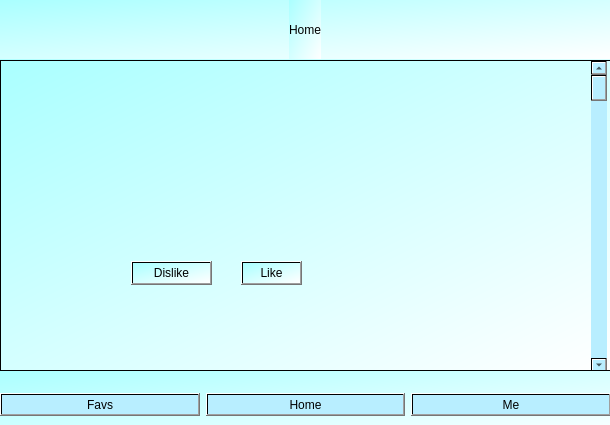
<?xml version="1.0" encoding="UTF-8"?>
<ui version="4.0">
 <class>index_nuser</class>
 <widget class="QDialog" name="index_nuser">
  <property name="windowModality">
   <enum>Qt::ApplicationModal</enum>
  </property>
  <property name="geometry">
   <rect>
    <x>0</x>
    <y>0</y>
    <width>610</width>
    <height>425</height>
   </rect>
  </property>
  <property name="windowTitle">
   <string>Dialog</string>
  </property>
  <property name="styleSheet">
   <string notr="true">background-color: qlineargradient(spread:pad, x1:0, y1:0, x2:1, y2:1, stop:0 rgba(170, 255, 255, 255), stop:1 rgba(255, 255, 255, 255));</string>
  </property>
  <widget class="QWidget" name="horizontalLayoutWidget">
   <property name="geometry">
    <rect>
     <x>0</x>
     <y>369</y>
     <width>611</width>
     <height>71</height>
    </rect>
   </property>
   <layout class="QHBoxLayout" name="horizontalLayout">
    <item>
     <widget class="QPushButton" name="likes">
      <property name="styleSheet">
       <string notr="true">color: qlineargradient(spread:pad, x1:0, y1:0, x2:1, y2:1, stop:1 rgba(0, 0, 0, 255));
background-color: qlineargradient(spread:pad, x1:0, y1:0, x2:1, y2:1, stop:1 rgba(184, 238, 255, 255));
font: 600 9pt &quot;Sitka Small Semibold&quot;;</string>
      </property>
      <property name="text">
       <string>Favs</string>
      </property>
     </widget>
    </item>
    <item>
     <widget class="QPushButton" name="home">
      <property name="styleSheet">
       <string notr="true">color: qlineargradient(spread:pad, x1:0, y1:0, x2:1, y2:1, stop:1 rgba(0, 0, 0, 255));
background-color: qlineargradient(spread:pad, x1:0, y1:0, x2:1, y2:1, stop:1 rgba(184, 238, 255, 255));
font: 600 9pt &quot;Sitka Small Semibold&quot;;</string>
      </property>
      <property name="text">
       <string>Home</string>
      </property>
     </widget>
    </item>
    <item>
     <widget class="QPushButton" name="me">
      <property name="styleSheet">
       <string notr="true">color: qlineargradient(spread:pad, x1:0, y1:0, x2:1, y2:1, stop:1 rgba(0, 0, 0, 255));
background-color: qlineargradient(spread:pad, x1:0, y1:0, x2:1, y2:1, stop:1 rgba(184, 238, 255, 255));
font: 600 9pt &quot;Sitka Small Semibold&quot;;</string>
      </property>
      <property name="text">
       <string>Me</string>
      </property>
     </widget>
    </item>
   </layout>
  </widget>
  <widget class="QScrollArea" name="scrollArea">
   <property name="geometry">
    <rect>
     <x>0</x>
     <y>60</y>
     <width>611</width>
     <height>311</height>
    </rect>
   </property>
   <property name="widgetResizable">
    <bool>true</bool>
   </property>
   <widget class="QWidget" name="scrollAreaWidgetContents">
    <property name="geometry">
     <rect>
      <x>0</x>
      <y>0</y>
      <width>609</width>
      <height>309</height>
     </rect>
    </property>
    <widget class="QScrollBar" name="verticalScrollBar">
     <property name="geometry">
      <rect>
       <x>590</x>
       <y>0</y>
       <width>16</width>
       <height>311</height>
      </rect>
     </property>
     <property name="styleSheet">
      <string notr="true">background-color: qlineargradient(spread:pad, x1:0, y1:0, x2:1, y2:1, stop:1 rgba(184, 238, 255, 255));
border-color: qlineargradient(spread:pad, x1:0, y1:0, x2:1, y2:1, stop:1 rgba(0, 0, 0, 255));
color: qlineargradient(spread:pad, x1:0, y1:0, x2:1, y2:1, stop:1 rgba(0, 0, 0, 255));</string>
     </property>
     <property name="orientation">
      <enum>Qt::Vertical</enum>
     </property>
    </widget>
    <widget class="QPushButton" name="dislike">
     <property name="geometry">
      <rect>
       <x>130</x>
       <y>200</y>
       <width>81</width>
       <height>24</height>
      </rect>
     </property>
     <property name="styleSheet">
      <string notr="true">color: qlineargradient(spread:pad, x1:0, y1:0, x2:1, y2:1, stop:1 rgba(0, 0, 0, 255));
</string>
     </property>
     <property name="text">
      <string>Dislike</string>
     </property>
     <property name="icon">
      <iconset resource="icons.qrc">
       <normaloff>:/ic/icons/x.png</normaloff>:/ic/icons/x.png</iconset>
     </property>
    </widget>
    <widget class="QPushButton" name="pushButton_2">
     <property name="geometry">
      <rect>
       <x>240</x>
       <y>200</y>
       <width>61</width>
       <height>24</height>
      </rect>
     </property>
     <property name="styleSheet">
      <string notr="true">color: qlineargradient(spread:pad, x1:0, y1:0, x2:1, y2:1, stop:1 rgba(0, 0, 0, 255));</string>
     </property>
     <property name="text">
      <string>Like</string>
     </property>
     <property name="icon">
      <iconset resource="icons.qrc">
       <normaloff>:/ic/icons/heart.png</normaloff>:/ic/icons/heart.png</iconset>
     </property>
    </widget>
   </widget>
  </widget>
  <widget class="QWidget" name="verticalLayoutWidget">
   <property name="geometry">
    <rect>
     <x>0</x>
     <y>0</y>
     <width>611</width>
     <height>59</height>
    </rect>
   </property>
   <layout class="QVBoxLayout" name="top">
    <item alignment="Qt::AlignHCenter">
     <widget class="QLabel" name="label">
      <property name="layoutDirection">
       <enum>Qt::LeftToRight</enum>
      </property>
      <property name="autoFillBackground">
       <bool>false</bool>
      </property>
      <property name="styleSheet">
       <string notr="true">font: 700 40pt &quot;Tw Cen MT Condensed&quot;;
color: qlineargradient(spread:pad, x1:0, y1:0, x2:1, y2:1, stop:1 rgba(0, 0, 0, 255));</string>
      </property>
      <property name="text">
       <string>Home</string>
      </property>
     </widget>
    </item>
   </layout>
  </widget>
  <action name="actionLike">
   <property name="icon">
    <iconset resource="icons.qrc">
     <normaloff>:/ic/icons/heart.png</normaloff>:/ic/icons/heart.png</iconset>
   </property>
   <property name="text">
    <string>Like</string>
   </property>
   <property name="menuRole">
    <enum>QAction::TextHeuristicRole</enum>
   </property>
   <property name="iconVisibleInMenu">
    <bool>true</bool>
   </property>
  </action>
  <action name="actionX">
   <property name="icon">
    <iconset resource="icons.qrc">
     <normaloff>:/ic/icons/x.png</normaloff>:/ic/icons/x.png</iconset>
   </property>
   <property name="text">
    <string>X</string>
   </property>
  </action>
 </widget>
 <resources>
  <include location="icons.qrc"/>
 </resources>
 <connections/>
</ui>
